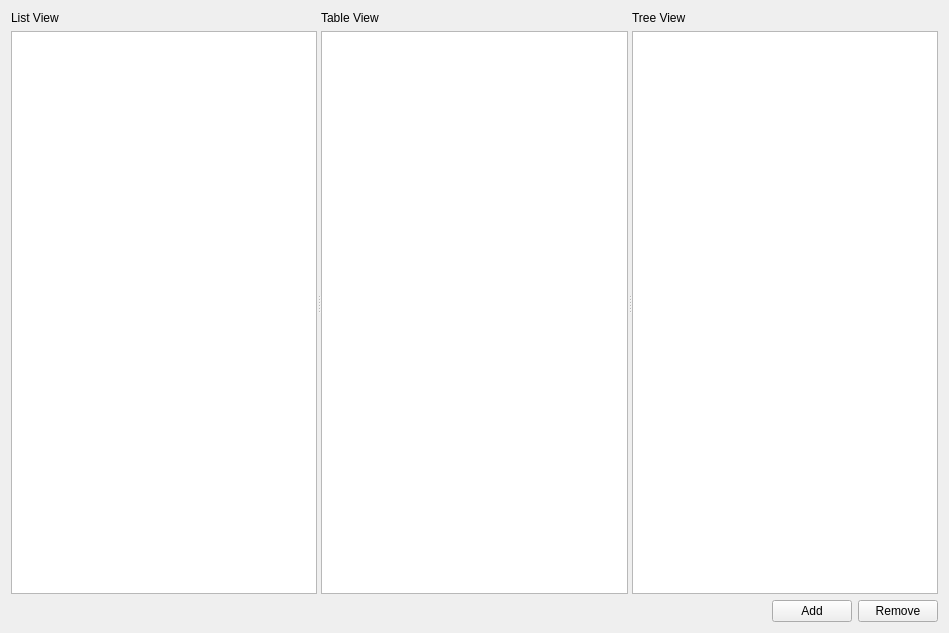
<?xml version="1.0" encoding="UTF-8"?>
<ui version="4.0">
 <class>Widget</class>
 <widget class="QWidget" name="Widget">
  <property name="geometry">
   <rect>
    <x>0</x>
    <y>0</y>
    <width>949</width>
    <height>633</height>
   </rect>
  </property>
  <property name="windowTitle">
   <string>Widget</string>
  </property>
  <layout class="QVBoxLayout" name="verticalLayout_4">
   <item>
    <widget class="QSplitter" name="splitter">
     <property name="orientation">
      <enum>Qt::Orientation::Horizontal</enum>
     </property>
     <widget class="QWidget" name="layoutWidget">
      <layout class="QVBoxLayout" name="verticalLayout">
       <item>
        <widget class="QLabel" name="label">
         <property name="text">
          <string>List View</string>
         </property>
        </widget>
       </item>
       <item>
        <widget class="QListView" name="listView"/>
       </item>
      </layout>
     </widget>
     <widget class="QWidget" name="layoutWidget">
      <layout class="QVBoxLayout" name="verticalLayout_2">
       <item>
        <widget class="QLabel" name="label_2">
         <property name="text">
          <string>Table View</string>
         </property>
        </widget>
       </item>
       <item>
        <widget class="QTableView" name="tableView"/>
       </item>
      </layout>
     </widget>
     <widget class="QWidget" name="layoutWidget">
      <layout class="QVBoxLayout" name="verticalLayout_3">
       <item>
        <widget class="QLabel" name="label_3">
         <property name="text">
          <string>Tree View</string>
         </property>
        </widget>
       </item>
       <item>
        <widget class="QTreeView" name="treeView"/>
       </item>
      </layout>
     </widget>
    </widget>
   </item>
   <item>
    <layout class="QHBoxLayout" name="horizontalLayout">
     <item>
      <spacer name="horizontalSpacer">
       <property name="orientation">
        <enum>Qt::Orientation::Horizontal</enum>
       </property>
       <property name="sizeHint" stdset="0">
        <size>
         <width>40</width>
         <height>20</height>
        </size>
       </property>
      </spacer>
     </item>
     <item>
      <widget class="QPushButton" name="addButton">
       <property name="text">
        <string>Add</string>
       </property>
      </widget>
     </item>
     <item>
      <widget class="QPushButton" name="removeButton">
       <property name="text">
        <string>Remove</string>
       </property>
      </widget>
     </item>
    </layout>
   </item>
  </layout>
 </widget>
 <resources/>
 <connections/>
</ui>
